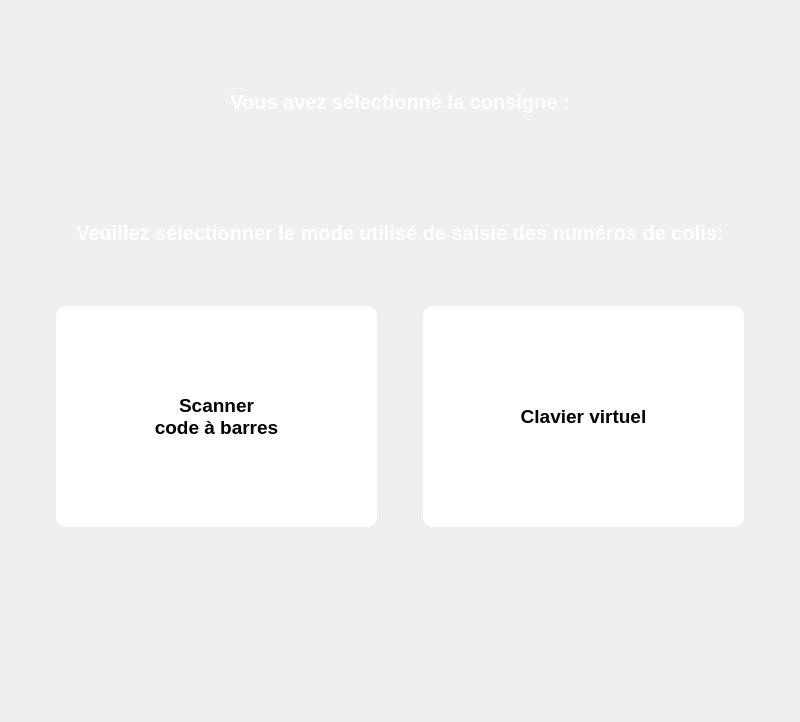
     <widget class="QWidget" name="Menu">
      <layout class="QGridLayout" name="gridLayout">
       <item row="0" column="0">
        <spacer name="verticalSpacer_10">
         <property name="orientation">
          <enum>Qt::Vertical</enum>
         </property>
         <property name="sizeHint" stdset="0">
          <size>
           <width>20</width>
           <height>79</height>
          </size>
         </property>
        </spacer>
       </item>
       <item row="1" column="0">
        <widget class="QLabel" name="Label_BoxSelected">
         <property name="font">
          <font>
           <pointsize>15</pointsize>
           <weight>75</weight>
           <bold>true</bold>
          </font>
         </property>
         <property name="styleSheet">
          <string notr="true">color: rgb(255, 255, 255);</string>
         </property>
         <property name="text">
          <string>Vous avez sélectionné la consigne : 
</string>
         </property>
         <property name="alignment">
          <set>Qt::AlignCenter</set>
         </property>
        </widget>
       </item>
       <item row="2" column="0">
        <spacer name="verticalSpacer_6">
         <property name="orientation">
          <enum>Qt::Vertical</enum>
         </property>
         <property name="sizeType">
          <enum>QSizePolicy::MinimumExpanding</enum>
         </property>
         <property name="sizeHint" stdset="0">
          <size>
           <width>20</width>
           <height>78</height>
          </size>
         </property>
        </spacer>
       </item>
       <item row="3" column="0">
        <widget class="QLabel" name="label45">
         <property name="font">
          <font>
           <pointsize>15</pointsize>
           <weight>75</weight>
           <bold>true</bold>
          </font>
         </property>
         <property name="styleSheet">
          <string notr="true">color: rgb(255, 255, 255);</string>
         </property>
         <property name="text">
          <string>Veuillez sélectionner le mode utilisé de saisie des numéros de colis:</string>
         </property>
         <property name="alignment">
          <set>Qt::AlignCenter</set>
         </property>
        </widget>
       </item>
       <item row="4" column="0">
        <spacer name="verticalSpacer_7">
         <property name="orientation">
          <enum>Qt::Vertical</enum>
         </property>
         <property name="sizeType">
          <enum>QSizePolicy::Fixed</enum>
         </property>
         <property name="sizeHint" stdset="0">
          <size>
           <width>20</width>
           <height>50</height>
          </size>
         </property>
        </spacer>
       </item>
       <item row="5" column="0">
        <layout class="QHBoxLayout" name="horizontalLayout_6">
         <property name="margin">
          <number>5</number>
         </property>
         <item>
          <spacer name="horizontalSpacer_5">
           <property name="orientation">
            <enum>Qt::Horizontal</enum>
           </property>
           <property name="sizeHint" stdset="0">
            <size>
             <width>40</width>
             <height>20</height>
            </size>
           </property>
          </spacer>
         </item>
         <item>
          <widget class="QToolButton" name="B_ModeScanCodeBarre">
           <property name="minimumSize">
            <size>
             <width>321</width>
             <height>221</height>
            </size>
           </property>
           <property name="maximumSize">
            <size>
             <width>321</width>
             <height>221</height>
            </size>
           </property>
           <property name="font">
            <font>
             <pointsize>14</pointsize>
             <weight>75</weight>
             <bold>true</bold>
            </font>
           </property>
           <property name="styleSheet">
            <string notr="true">QToolButton{
 background-color: rgb(255, 255, 255);
border-radius:10px
}

QToolButton:pressed{ 
	background-color: rgb(222, 222, 222);
}</string>
           </property>
           <property name="text">
            <string>Scanner 
code à barres</string>
           </property>
           <property name="icon">
            <iconset resource="Src.qrc">
             <normaloff>:/ImgList/ScanCodeB</normaloff>:/ImgList/ScanCodeB</iconset>
           </property>
           <property name="iconSize">
            <size>
             <width>100</width>
             <height>100</height>
            </size>
           </property>
           <property name="toolButtonStyle">
            <enum>Qt::ToolButtonTextUnderIcon</enum>
           </property>
          </widget>
         </item>
         <item>
          <spacer name="horizontalSpacer_4">
           <property name="orientation">
            <enum>Qt::Horizontal</enum>
           </property>
           <property name="sizeType">
            <enum>QSizePolicy::Fixed</enum>
           </property>
           <property name="sizeHint" stdset="0">
            <size>
             <width>40</width>
             <height>20</height>
            </size>
           </property>
          </spacer>
         </item>
         <item>
          <widget class="QToolButton" name="B_ModeManual">
           <property name="minimumSize">
            <size>
             <width>321</width>
             <height>221</height>
            </size>
           </property>
           <property name="maximumSize">
            <size>
             <width>321</width>
             <height>221</height>
            </size>
           </property>
           <property name="font">
            <font>
             <pointsize>14</pointsize>
             <weight>75</weight>
             <bold>true</bold>
            </font>
           </property>
           <property name="styleSheet">
            <string notr="true">QToolButton{
 background-color: rgb(255, 255, 255);
border-radius:10px
}

QToolButton:pressed{ 
	background-color: rgb(222, 222, 222);
}</string>
           </property>
           <property name="text">
            <string>Clavier virtuel</string>
           </property>
           <property name="icon">
            <iconset resource="Src.qrc">
             <normaloff>:/ImgList/keyboard</normaloff>:/ImgList/keyboard</iconset>
           </property>
           <property name="iconSize">
            <size>
             <width>120</width>
             <height>120</height>
            </size>
           </property>
           <property name="toolButtonStyle">
            <enum>Qt::ToolButtonTextUnderIcon</enum>
           </property>
          </widget>
         </item>
         <item>
          <spacer name="horizontalSpacer_15">
           <property name="orientation">
            <enum>Qt::Horizontal</enum>
           </property>
           <property name="sizeHint" stdset="0">
            <size>
             <width>40</width>
             <height>20</height>
            </size>
           </property>
          </spacer>
         </item>
        </layout>
       </item>
       <item row="6" column="0">
        <spacer name="verticalSpacer_8">
         <property name="orientation">
          <enum>Qt::Vertical</enum>
         </property>
         <property name="sizeType">
          <enum>QSizePolicy::MinimumExpanding</enum>
         </property>
         <property name="sizeHint" stdset="0">
          <size>
           <width>20</width>
           <height>100</height>
          </size>
         </property>
        </spacer>
       </item>
       <item row="7" column="0">
        <spacer name="verticalSpacer_11">
         <property name="orientation">
          <enum>Qt::Vertical</enum>
         </property>
         <property name="sizeHint" stdset="0">
          <size>
           <width>20</width>
           <height>79</height>
          </size>
         </property>
        </spacer>
       </item>
      </layout>
     </widget>
